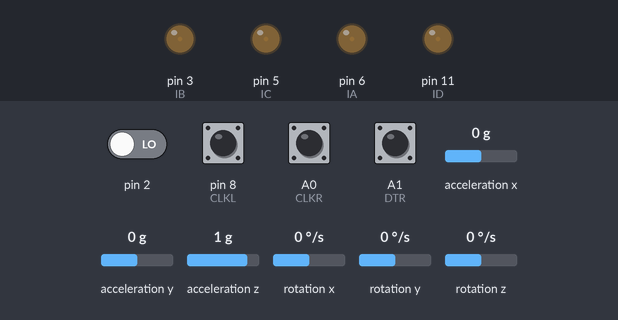
Simulated run of this sketch. Board: Arduino Uno, built with avr-gcc and run on an emulated ATmega328P. On the bench: output pins drawn as LEDs (lit = HIGH). Wiring (inferred from the names in the program): MPU-6050 motion sensor at I2C address 0x68. The test bench sets the inputs (shaded band); at power-on: A0 (CLKR), A1 (DTR), pin 8 (CLKL) HIGH, pin 2 LOW, rotation y 0 °/s, acceleration x 0 g, acceleration y 0 g, acceleration z 1 g, rotation x 0 °/s, rotation z 0 °/s. The sensor or clock chip raises its interrupt line as the real part does; what the sketch prints to the serial monitor is not drawn.

Above: at 3.7 s.
3.8 s: rotation y set to -192 °/s
At 5.0 s:
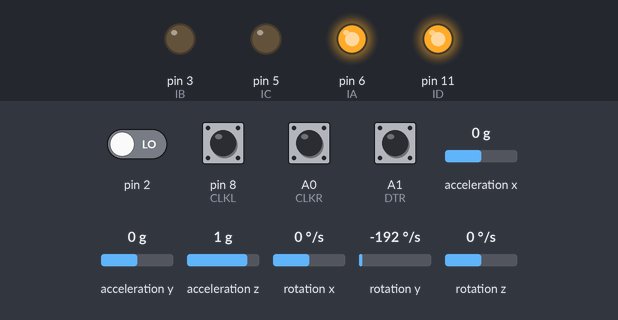
5.3 s: A0 (CLKR) pulled LOW for 0.15 s
8.4 s: A0 (CLKR) pulled LOW for 1 s
12.4 s: pin 2 driven HIGH and A0 (CLKR) driven LOW
15.4 s: A0 (CLKR) driven HIGH
Timing chart, 0 to 18.4 s (numbered marks = the images above; inputs shaded):
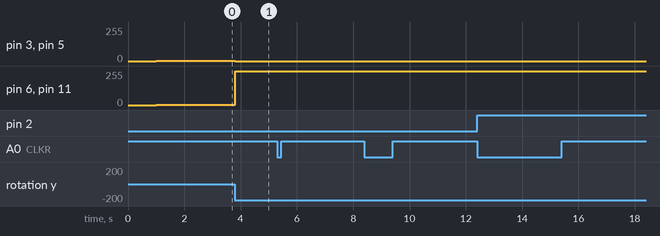

Measured:
- after the input at 3.8 s, pin 3 (IB), pin 5 (IC): 1/255 → 0/255 at once; pin 6 (IA), pin 11 (ID): 1/255 → 255/255 at once
- after the input at 5.3 s, every drawn part: stays the same
- after the input at 8.4 s, every drawn part: stays the same
- after the input at 12.4 s, every drawn part: stays the same
- after the input at 15.4 s, every drawn part: stays the same

The sketch:

Equilibrista.ino
```cpp
#include <Wire.h>
#include <Kalman.h>
#include <TimerOne.h>
#include "MPU6050_6Axis_MotionApps_V6_12.h"
#include "I2Cdev.h"

#if I2CDEV_IMPLEMENTATION == I2CDEV_ARDUINO_WIRE
#include "Wire.h"
#endif


MPU6050 mpu;


double gyXangle;
double gyYangle;
double gyZangle;

double posAngleX = 0;
double posAngleY = 0;
double posAngleZ = 0;

/**funções e variáveis MPU6050***/


#define Range 2

#define MPU 0x68


void MPURequestData();
void MPUInit();

double lastTime = micros() / 1000000.00;
int16_t Ax, Ay, Az, T, Gx, Gy, Gz;
volatile bool mpuInterrupt = false;     // indicates whether MPU interrupt pin has gone high


void MPUInitQuaternions();


/**funções e variáveis MPU6050***/

/**funções e variáveis PONTE-H***/
#define IA     6
#define IB     3
#define IC     5
#define ID     11


void PonteInit();
void MotorCommand(double cmdL, double cmdR);

/**fim funções e variáveis PONTE-H***/

/**funções e variáveis PD***/
double KD = 2.500; //10
double KP = 7500.0; //10000
double KDposTick = 0.00;
double KpTick = 0.00;//0.5;

double setPoint = 0.00;

volatile int32_t tickR = 0;
#define CLKR  A0
#define DTR  A1
#define DWR  A2
volatile bool lastStateRight;
void ReadRightTick();

volatile int32_t tickL = 0;
#define CLKL  8
#define DTL  9
#define DWL  10
volatile bool lastStateLeft;
void ReadLeftTick();


void UpdateTick();


void Controler(double angle, int tickA, int tickB);


/****************fim variáveis do timer*****************************/
void setup() {
  delay(1000);
  pinMode(CLKR, INPUT);
  pinMode(DTR, INPUT);
  pinMode(DWR, INPUT);
  pinMode(CLKL, INPUT);
  pinMode(DTL, INPUT);
  pinMode(DWL, INPUT);

  digitalWrite(CLKR, HIGH);
  digitalWrite(DTR, HIGH);
  digitalWrite(DWR, HIGH);
  digitalWrite(CLKL, HIGH);
  digitalWrite(DTL, HIGH);
  digitalWrite(DWL, HIGH);

  Serial.begin(115200);
  PonteInit();
  MPUInit();
  Timer1.initialize(10000);
  lastStateRight = digitalRead(CLKR);
  lastStateLeft = digitalRead(CLKL);
  Timer1.attachInterrupt(UpdateTick);

}
double LT = 0;
void dmpDataReady() {
  mpuInterrupt = true;
};

void loop() {
  if(!mpuInterrupt)
    return;

  MPURequestData();
  double t = micros() / 1000000.00 - lastTime;
  posAngleY += t*gyYangle;
  int difTick = tickR - tickL;
  double posTick = (tickR + tickL) / 2;

  double SetPWMR = (KD * (gyYangle) +  KP * posAngleY + KDposTick*posTick - KpTick * difTick); //
  double SetPWML = (KD * (gyYangle) +  KP * posAngleY + KDposTick*posTick + KpTick * difTick);
  MotorCommand(SetPWMR, SetPWML);
  Serial.print("t: "); Serial.print(t, 10);Serial.print("    Gy: ");Serial.print(gyYangle); Serial.print("  posAngleY: "); Serial.print(posAngleY);
  Serial.print("  SetPWML: "); Serial.print(SetPWML);Serial.print("  SetPWMR: "); Serial.print(SetPWMR);
  Serial.print("  KP: "); Serial.print(KP);Serial.print("  KD: "); Serial.print(KD);
  Serial.print("  posTick: "); Serial.print(posTick);Serial.print("  Delta Tick: "); Serial.println(difTick);

  lastTime = micros() / 1000000.00;


}
```

Encoder.ino
```cpp
void ReadRightTick(){
  bool clk[5];
  for(int i = 0; i < 5; i++){
    clk[i] = digitalRead(CLKR);
  }
  if(((clk[0] == clk[1] == clk[2] == clk[3] == clk[4]) != lastStateRight)){
    if(digitalRead(DTR) != digitalRead(CLKR))
      tickR--;
    else
      tickR++;
      lastStateRight = clk[0];
  }
}
void ReadLeftTick(){
  bool clk[5];
  for(int i = 0; i < 5; i++){
    clk[i] = digitalRead(CLKL);
  }
  if(((clk[0] == clk[1] == clk[2] == clk[3] == clk[4]) != lastStateLeft)){
    if(digitalRead(DTL) != digitalRead(CLKL))
      tickL++;
    else
      tickL--;

      lastStateLeft = clk;
  }
}

void UpdateTick(){
  bool clk[5];

  for(int i = 0; i < 5; i++){
    clk[i] = digitalRead(CLKR);
  }
  if(((clk[0] == clk[1] == clk[2] == clk[3] == clk[4]) != lastStateRight)){
    if(digitalRead(DTR) != digitalRead(CLKR))
      tickR--;
    else
      tickR++;
      lastStateRight = clk[0];
  }

  for(int i = 0; i < 5; i++){
    clk[i] = digitalRead(CLKL);
  }
  if(((clk[0] == clk[1] == clk[2] == clk[3] == clk[4]) != lastStateLeft)){
    if(digitalRead(DTL) != digitalRead(CLKL))
      tickL--;
    else
      tickL++;
      lastStateLeft = clk[0];
  }

}
```

MPU6050.ino
```cpp
void MPUInit() {
int devStatus = mpu.dmpInitialize();

  // supply your own gyro offsets here, scaled for min sensitivity
  mpu.setXGyroOffset(220);
  mpu.setYGyroOffset(76);
  mpu.setZGyroOffset(-85);
  mpu.setZAccelOffset(1788); // 1688 factory default for my test chip

  // make sure it worked (returns 0 if so)
  if (devStatus == 0) {
      // Calibration Time: generate offsets and calibrate our MPU6050
      mpu.CalibrateAccel(6);
      mpu.CalibrateGyro(6);
      mpu.PrintActiveOffsets();
      mpu.setDMPEnabled(true);

      attachInterrupt(digitalPinToInterrupt(2), dmpDataReady, RISING);
      mpu.getIntStatus();

      mpuInterrupt = true;
  }

  MPURequestData();
  setPoint = gyYangle;

}

void MPURequestData() {
Wire.beginTransmission(MPU);
Wire.write(0x3B);
Wire.endTransmission(false);

Wire.requestFrom(MPU, 14, true);

Ax = ((Wire.read() << 8) | Wire.read());
Ay = ((Wire.read() << 8) | Wire.read());
Az = ((Wire.read() << 8) | Wire.read());
T  = ((Wire.read() << 8) | Wire.read());
Gx = ((Wire.read() << 8) | Wire.read());
Gy = ((Wire.read() << 8) | Wire.read());
Gz = ((Wire.read() << 8) | Wire.read());

gyXangle = Gx / 131.0;
gyYangle = (Gy / 131.0) - setPoint;
gyZangle = Gz / 131.0;

}
```

Ponte_H.ino
```cpp
void MotorCommand(double cmdL, double cmdR) {
if(cmdR > 255) cmdR = 255.00;
if(cmdR < -255) cmdR = -255.00;
if(cmdL > 255) cmdL = 255.00;
if(cmdL < -255) cmdL = -255.00;

  if (cmdR > 0 && cmdL > 0) {
    analogWrite(IA, 0);
    analogWrite(IB, abs(cmdR));
    analogWrite(IC, abs(cmdL));
    analogWrite(ID, 0);
  }
  else if (cmdR < 0 && cmdL < 0) {
    analogWrite(IA, abs(cmdR));
    analogWrite(IB, 0);
    analogWrite(IC, 0);
    analogWrite(ID, abs(cmdL));
  }
  else if (cmdR > 0 && cmdL < 0) {
    analogWrite(IA, 0);
    analogWrite(IB, abs(cmdR));
    analogWrite(IC, 0);
    analogWrite(ID, abs(cmdL));
  }
  else if (cmdR < 0 && cmdL > 0) {
    analogWrite(IA, abs(cmdR));
    analogWrite(IB, 0);
    analogWrite(IC, abs(cmdL));
    analogWrite(ID, 0);
  }


  //Serial.print("angle: "); Serial.print(kalAngleY);
  //Serial.print(" force: "); Serial.println(cmd);

}
void PonteInit() {
  pinMode(IA, OUTPUT);
  pinMode(IB, OUTPUT);
  pinMode(IC, OUTPUT);
  pinMode(ID, OUTPUT);

  analogWrite(IA, HIGH);
  analogWrite(IB, HIGH);
  analogWrite(IC, HIGH);
  analogWrite(ID, HIGH);

  delay(1000);
}
```
